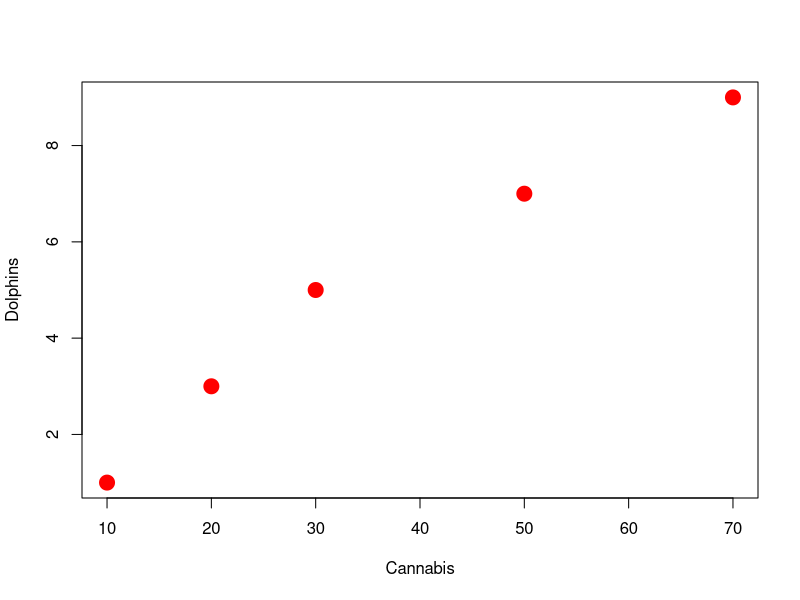

Recreate this plot in R.
# Array
# a series of index, a sets of index

can <- c(10,20,30,50,70) # cananbis sativa
dol <- c(1,3,5,7,9) # dolphins

# Is there a correlation between cannabis and dolphins?
plot(can,dol,pch=19,col="red",cex=2,xlab="Cannabis",ylab="Dolphins")
cor(can,dol)


